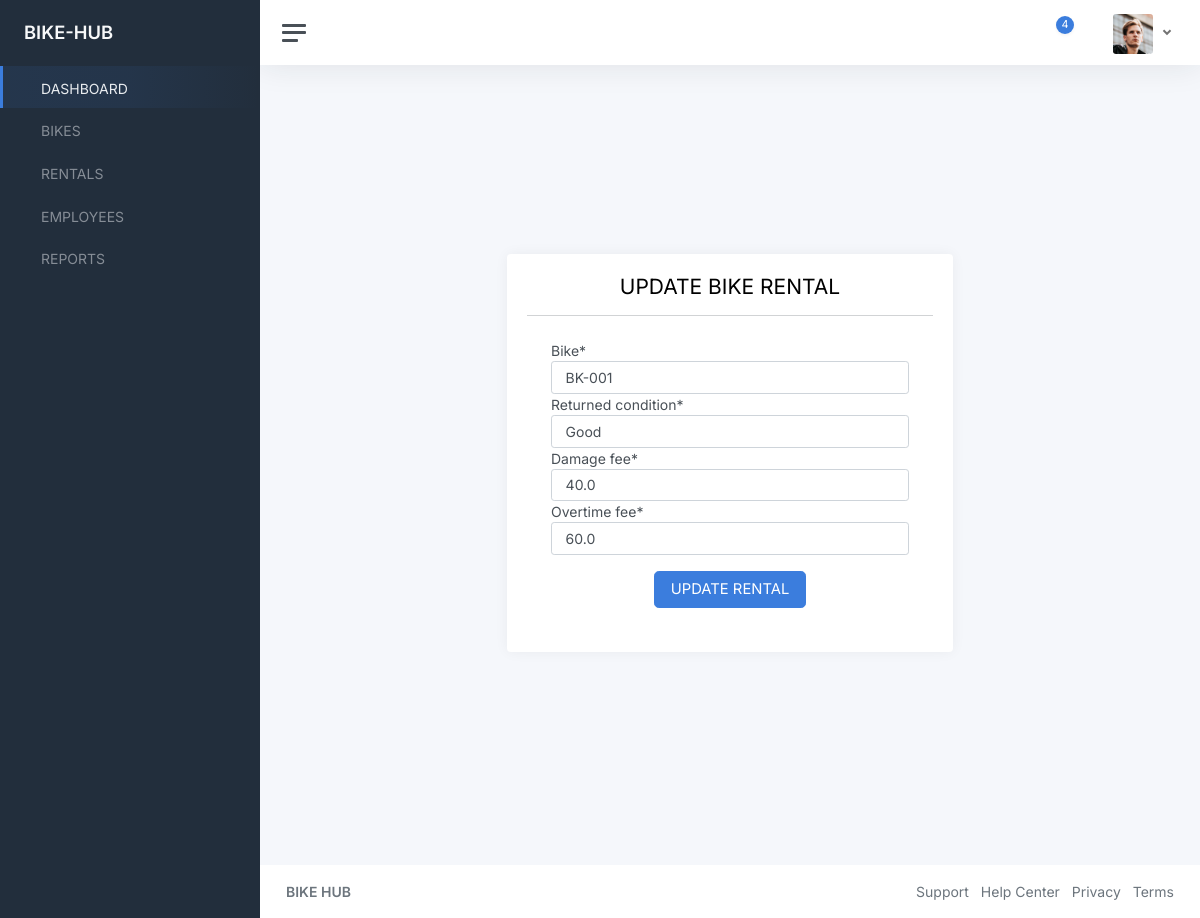
The app's page /update-rental/1/ with its own data.
### bikes/models.py (models this page shows, shortened)
class Rental(models.Model):
    bike = models.ForeignKey(Bike, on_delete=models.CASCADE)
    renter_id = models.CharField(max_length=200)
    rental_period = models.IntegerField(choices=RENTAL_PERIODS)
    returned_condition = models.CharField(max_length=200, choices=BIKE_CONDITIONS)
    damage_fee = models.FloatField(default=0)
    overtime_fee = models.FloatField(default=0)
    total_charged = models.FloatField(default=0)
    time_left = models.DateTimeField(auto_now_add=True)
    time_returned = models.DateTimeField(auto_now=True)
    recorded_by = models.ForeignKey(Employee, on_delete=models.CASCADE)

### bikes/views.py (the view)
# urls.py: path("update-rental/<str:pk>/", views.UpdateRental.as_view(), name="update-rental"),
class UpdateRental(UpdateView):
    model = Rental
    fields = ["bike", "returned_condition", "damage_fee", "overtime_fee"]
    template_name = "bikes/update-rental.html"

### bikes/models.py (called while the page is built)
    def __str__(self):
        return self.bike_number

### templates/bikes/update-rental.html (shortened to what this page needs)
{% extends "component-base.html" %}
{% load crispy_forms_tags %}
{% block content %}
	<main class="d-flex w-100">
		<div class="container d-flex flex-column">
			<div class="row vh-100">
				<div class="col-sm-10 col-md-8 col-lg-6 mx-auto d-table h-100">
					<div class="d-table-cell align-middle">
						<div class="card">
							<div class="card-body">
								<h3 class="h3 text-center">UPDATE BIKE RENTAL</h3>
								<hr/>
								<div class="m-sm-4">
									<form action="" method="POST">
										<div class="mb-3">
											{{form | crispy}}
										</div>
										<div class="text-center mt-3">
											<button type="submit" class="btn btn-lg btn-primary">UPDATE RENTAL</button>
										</div>
									</form>
								</div>
							</div>
						</div>
					</div>
				</div>
			</div>
		</div>
	</main>
{% endblock content %}

### records on screen
Rental: bike "BK-001", returned_condition "Good", damage_fee "40.0", overtime_fee "60.0"
